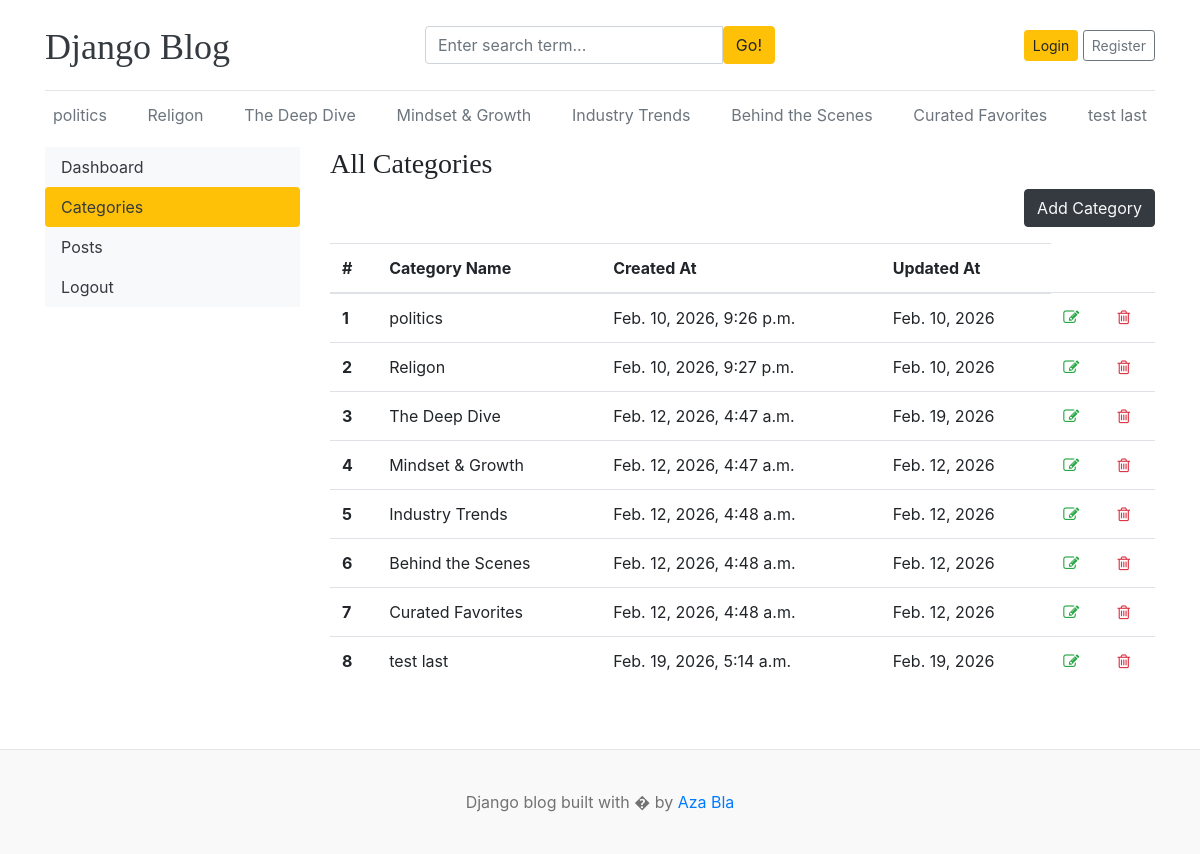
/dashboard/categories/, run on the app's committed database.
### blogs/models.py (models this page shows)
class Category(models.Model):
    category_name = models.CharField(max_length=50, unique=True)
    created_at = models.DateTimeField(auto_now_add=True)
    updated_at = models.DateField(auto_now=True)
    class Meta:
        verbose_name_plural = "categories"
    def __str__(self):
        return self.category_name

### dashboards/views.py (the view)
# urls.py: path("categories/", views.categories, name="categories"),
def categories(request):
    return render(request, "dashboards/categories.html")

### blogs/context_processors.py (called while the page is built)
def get_categories(request):
    categories = Category.objects.all()
    return dict(categories=categories)

def get_social_links(request):
    social_links = SocialLink.objects.all()
    return dict(social_links=social_links)

### templates/dashboards/categories.html
{% extends "base.html" %}
{% block content %}
<div class="row">
    {% include "dashboards/sidebar.html" %}
     <div class="col-md-9">
        <h3>All Categories</h3>
        <a href="{% url "add_category" %}" class="btn btn-dark text-light float-right mb-3">Add Category</a>
        <table class="table table-hover">
            <thead>
              <tr>
                <th scope="col">#</th>
                <th scope="col">Category Name</th>
                <th scope="col">Created At</th>
                <th scope="col">Updated At</th>
              </tr>
            </thead>
            <tbody>
                {% for cat in categories %}
              <tr>
                <th scope="row">{{forloop.counter}}</th>
                <td>{{cat}}</td>
                <td>{{cat.created_at}}</td>
                <td>{{cat.updated_at}}</td>
                <td><a href="{% url "edit_category" cat.id %}"><i class="fa fa-pencil-square-o text-success" aria-hidden="true"></i></a></td>
                <td><a href="{% url "delete_category" cat.id %}"><i class="fa fa-trash-o text-danger" aria-hidden="true"></i></a></td>
              </tr>
              {% endfor %}
            </tbody>
          </table>
     </div>
 </div>
{% endblock  %}

### templates/base.html (shortened to what this page needs)
{% load static %}
<!DOCTYPE html>
<html lang="en">
<head>
    <link href="https://getbootstrap.com/docs/4.0/dist/css/bootstrap.min.css" rel="stylesheet">
    <link href="{% static 'css/blog.css' %}" rel="stylesheet">
    <link rel="stylesheet" href="https://cdnjs.cloudflare.com/ajax/libs/font-awesome/4.7.0/css/font-awesome.min.css">
  </head>
<body>
    <div class="container">
      <header class="blog-header py-3">
        <div class="row flex-nowrap justify-content-between align-items-center">
          <div class="col-4 pt-1">
            <a class="blog-header-logo text-dark" href="/">Django Blog</a>
          </div>
          <div class="col-4">
            <form action="{% url "search" %}" method="GET">
              <div class="input-group">
                <input class="form-control" name="keyword" type="text" value="{{keyword}}" placeholder="Enter search term..." aria-label="Enter search term..." aria-describedby="button-search" />
                <button type="submit" class="btn btn-warning" id="button-search" type="button">Go!</button>
            </div>
            </form>
          </div>
          <div class="col-4 d-flex justify-content-end align-items-center">
            {% if not user.is_authenticated %}
            <a class="btn btn-sm btn-warning" href="{% url 'login' %}">Login</a> &nbsp;
            <a class="btn btn-sm btn-outline-secondary" href="{% url "register" %}">Register</a>
            {% else %}
            <span><a href="{% url "dashboard" %}">Dashboard</a></span>
            &emsp;
            <span><a href="{% url 'logout' %}">Logout</a></span>
            {% endif %}
          </div>
        </div>
      </header>
      <div class="nav-scroller py-1 mb-2">
        <nav class="nav d-flex justify-content-between">
          {% for cat in categories%}
          <a class="p-2 text-muted" href= " {% url "post_by_category" cat.id %} ">{{cat.category_name}}</a>
          {% endfor %}
        </nav>
      </div>
      {% block content %}
      {% endblock  %}
    </div>
<footer class="blog-footer mt-5">
  <p>Django blog built with � by <a href="#">Aza Bla</a></p>
</footer>
</body>
</html>

### blog_main/static/css/blog.css (style rules this page uses)
.blog-header { border-bottom: 1px solid #e5e5e5; }
.blog-header-logo { font-family: "Playfair Display", Georgia, "Times New Roman", serif; font-size: 2.25rem; }
h1, h2, h3, h4, h5, h6 { font-family: "Playfair Display", Georgia, "Times New Roman", serif; }
.blog-footer { padding: 2.5rem 0; color: #727272; text-align: center; background-color: #f9f9f9; border-top: .05rem solid #e5e5e5; }
.blog-footer p:last-child { margin-bottom: 0; }

### data on the page
Category: category_name "politics", created_at "Feb. 10, 2026, 9:26 p.m.", updated_at "Feb. 10, 2026"
Category: category_name "Religon", created_at "Feb. 10, 2026, 9:27 p.m.", updated_at "Feb. 10, 2026"
Category: category_name "The Deep Dive", created_at "Feb. 12, 2026, 4:47 a.m.", updated_at "Feb. 19, 2026"
Category: category_name "Mindset & Growth", created_at "Feb. 12, 2026, 4:47 a.m.", updated_at "Feb. 12, 2026"
Category: category_name "Industry Trends", created_at "Feb. 12, 2026, 4:48 a.m.", updated_at "Feb. 12, 2026"
Category: category_name "Behind the Scenes", created_at "Feb. 12, 2026, 4:48 a.m.", updated_at "Feb. 12, 2026"
Category: category_name "Curated Favorites", created_at "Feb. 12, 2026, 4:48 a.m.", updated_at "Feb. 12, 2026"
Category: category_name "test last", created_at "Feb. 19, 2026, 5:14 a.m.", updated_at "Feb. 19, 2026"
